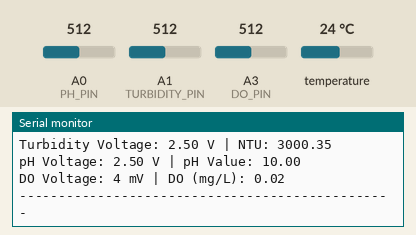
A sketch run on a simulated Arduino Uno, built with avr-gcc and run on an emulated ATmega328P. Shown: the last lines printed to the serial monitor. The test bench sets the inputs (shaded band); at power-on: temperature 24 °C, A0 (PH_PIN) = 512, A1 (TURBIDITY_PIN) = 512, A3 (DO_PIN) = 512.

Above: at 1.5 s.
1.6 s: temperature set to 12 °C
3.1 s: A0 (PH_PIN) set to 716
At 3.99 s:
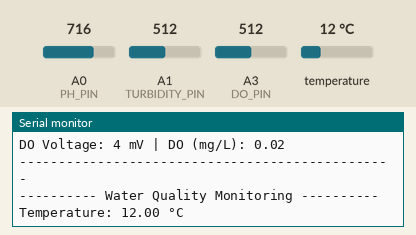
4.6 s: A1 (TURBIDITY_PIN) set to 716
At 5.7 s:
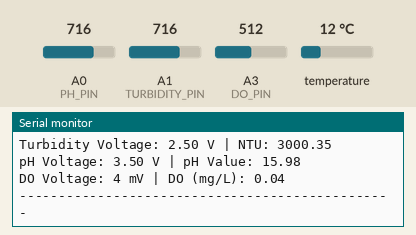
6.1 s: A3 (DO_PIN) set to 716
At 7.11 s:
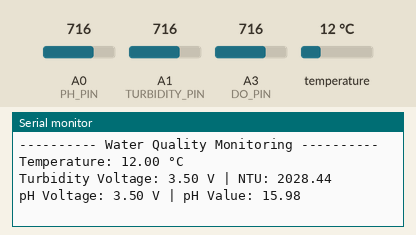
7.6 s: temperature set to 19 °C
At 8.7 s:
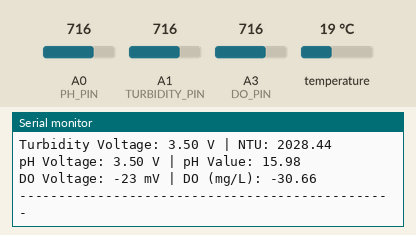
9.1 s: A0 (PH_PIN) set to 992
At 11.3 s:
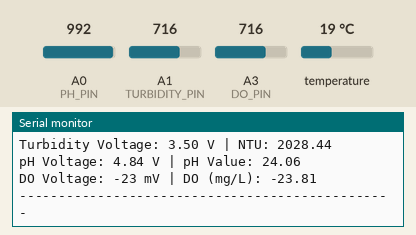
Timing chart, 0 to 11.6 s (numbered marks = the images above; inputs shaded):
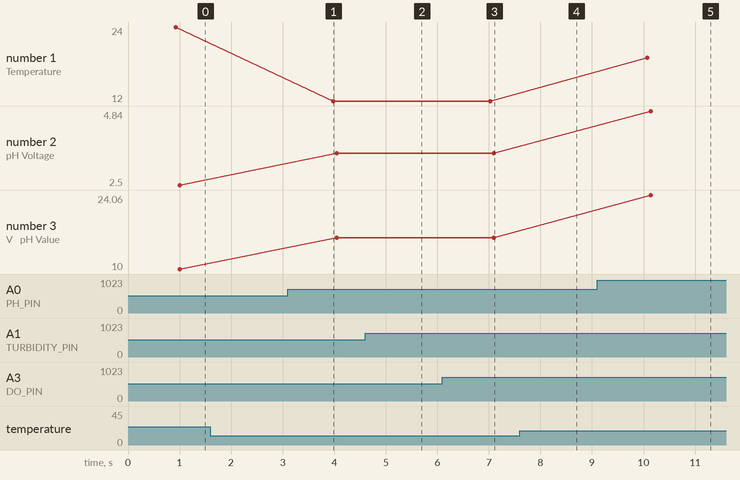

The sketch:

Final_code.ino
```cpp
#include <OneWire.h>
#include <DallasTemperature.h>

// DS18B20 Temp sensor setup
#define ONE_WIRE_BUS 2
OneWire oneWire(ONE_WIRE_BUS);
DallasTemperature sensors(&oneWire);
float temperatureC = 25.0; // Default fallback

// Turbidity sensor
#define TURBIDITY_PIN A1
float turbidityVoltage, turbidityNTU;

// pH Sensor
#define PH_PIN A0
float voltagePH, pHValue;

// DO Sensor
#define DO_PIN A3
#define VREF 5000    // in mV
#define ADC_RES 1024
#define CAL1_V (1455)
#define CAL1_T (25)
const uint16_t DO_Table[41] = {
  14460, 14220, 13820, 13440, 13090, 12740, 12420, 12110, 11810, 11530,
  11260, 11010, 10770, 10530, 10300, 10080, 9860, 9660, 9460, 9270,
  9080, 8900, 8730, 8570, 8410, 8250, 8110, 7960, 7820, 7690,
  7560, 7430, 7300, 7180, 7070, 6950, 6840, 6730, 6630, 6530, 6410
};

int16_t readDO(uint32_t voltage_mv, uint8_t temperature_c) {
  uint16_t V_saturation = (uint32_t)CAL1_V + 35 * temperature_c - CAL1_T * 35;
  return (voltage_mv * DO_Table[temperature_c] / V_saturation);
}

void setup() {
  Serial.begin(9600);
  sensors.begin();
}

void loop() {
  // Get temperature
  sensors.requestTemperatures();
  temperatureC = sensors.getTempCByIndex(0);
  if (temperatureC < 0 || temperatureC > 50) temperatureC = 25; // safe fallback

  // Read turbidity
  int turbidityRaw = analogRead(TURBIDITY_PIN);
  turbidityVoltage = turbidityRaw * (5.0 / 1024.0);
  turbidityNTU = -1120.4 * sq(turbidityVoltage) + 5742.3 * turbidityVoltage - 4352.9;

  // Read pH
  long sumPH = 0;
  for (int i = 0; i < 10; i++) {
    sumPH += analogRead(PH_PIN);
    delay(10);
  }
  float avgPH = sumPH / 10.0;
  voltagePH = avgPH * (5.0 / 1024.0);
  float m = (7.0 - 4.0) / (2.0 - 1.5);
  float c = 7.0 - m * 2.0;
  pHValue = m * voltagePH + c;

  // Read DO
  int doRaw = analogRead(DO_PIN);
  int adc_mv = (VREF * doRaw) / ADC_RES;
  int DOValue = readDO(adc_mv, (uint8_t)temperatureC);

  // Display all values
  Serial.println("---------- Water Quality Monitoring ----------");
  Serial.print("Temperature: ");
  Serial.print(temperatureC);
  Serial.println(" °C");

  Serial.print("Turbidity Voltage: ");
  Serial.print(turbidityVoltage, 2);
  Serial.print(" V | NTU: ");
  Serial.println(turbidityNTU);

  Serial.print("pH Voltage: ");
  Serial.print(voltagePH, 2);
  Serial.print(" V | pH Value: ");
  Serial.println(pHValue);

  Serial.print("DO Voltage: ");
  Serial.print(adc_mv);
  Serial.print(" mV | DO (mg/L): ");
  Serial.println(DOValue / 1000.0, 2); // since values are in µg/L

  Serial.println("------------------------------------------------\n");

  delay(2000);
}
```

Measured:
- after the input at 9.1 s, the serial monitor: prints a new line after 1.0 s (image 5)
- plotted number 2: 2.5 → 3.5 after the input at 3.1 s, 3.5 → 4.84 after the input at 9.1 s
- plotted number 3: 10 → 15.98 after the input at 3.1 s, 15.98 → 24.06 after the input at 9.1 s
